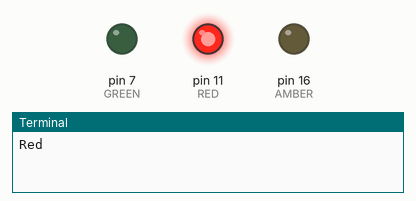
Bench run of a program on a simulated Raspberry Pi (header pin numbers). Parts: output pins drawn as LEDs (lit = HIGH), the last lines printed to the terminal.

Above: at 1.0 s.
At 3.0 s:
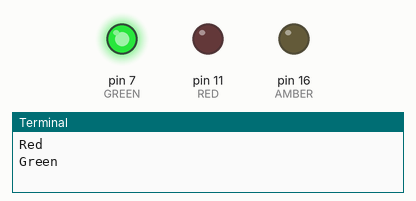
At 5.0 s:
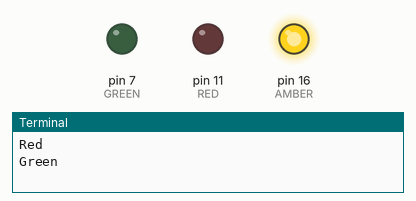
Timing chart, 0 to 7.8 s (numbered marks = the images above):
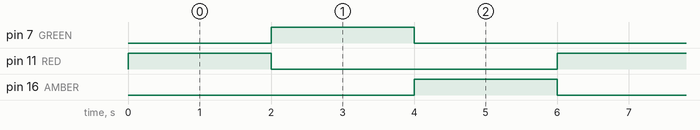

Measured:
- by itself, pin 7 (GREEN), pin 11 (RED), pin 16 (AMBER): alternates HIGH for 2.0 s and LOW for 4.0 s
- by itself, everything shown: repeats every 6.0 s, in 3 steps

The program:

TrafficLED.py
```python
# First we need to import the libraries that
# we need
# Import the time library so that we can make
# the program pause for a fixed amount of time
import time
# Import the Raspberry Pi GPIO libraries that
# allow us to connect the Raspberry Pi to
# other physical devices via the General
# Purpose Input-Output (GPIO) pins
import RPi.GPIO as GPIO
# Disable any in use warnings
GPIO.setwarnings(False)
# Now we need to set-up the General Purpose
# Input-Ouput (GPIO) pins
# Clear the current set-up so that we can
# start from scratch
GPIO.cleanup()
# Set up the GPIO library to use Raspberry Pi
# board pin numbers
GPIO.setmode(GPIO.BOARD)
RED=11
AMBER=16
GREEN=7

# Set Pin 11,16 and 7 on the GPIO header to act as an output
GPIO.setup(RED,GPIO.OUT)
GPIO.setup(AMBER,GPIO.OUT)
GPIO.setup(GREEN,GPIO.OUT)

# This loop runs forever and flashes the LED
while True:
	# Turn on the red LED
	GPIO.output(RED,GPIO.HIGH)
	print "Red"
	# Wait for 2 seconds
	time.sleep(2)
	# Turn off the red LED
	GPIO.output(RED,GPIO.LOW)
	# Turn on the green LED
	GPIO.output(GREEN,GPIO.HIGH)
	print "Green"
	# Wait for 2 seconds
	time.sleep(2)
	# Turn off the green LED
	GPIO.output(GREEN,GPIO.LOW)
	# Turn on the amber LED
	GPIO.output(AMBER,GPIO.HIGH)
	# Wait for 2 seconds
	time.sleep(2)
	GPIO.output(AMBER,GPIO.LOW)
```
